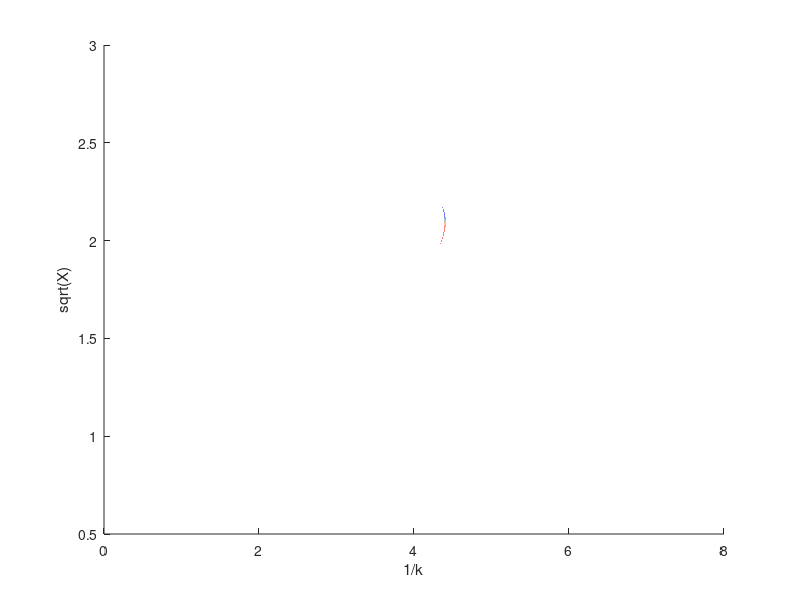

Here is the MATLAB script that generated this plot: (Note: this script raises an error after producing the figure.)
%% Fung Ch6 Rewrite
clc, clear;
i = sqrt(-1);

% page 219 parameters
% mu = 76;
% a_h = -0.15;
% x_alpha = 0.25;
% r_alpha = sqrt(0.388);
% b = 5 / 12; % ft
% freq_alpha = 64.1; % rad/s
% freq_h = 55.9; % rad/s
% g_alpha = 0;
% g_h = 0;

% doppler's fin
% a_h =  0.0;
% b = 2.25/12;
% x_alpha = 0.0;
% r_alpha = 0.57785;
% freq_alpha = 2866.77844;
% freq_h = 1853.69007;
% mu = 110.28942;
% g_alpha = 0.005;
% g_h = 0.005;

% Cippola N5800 Parameters - This is one of the examples shipped with
%FinSim
% a_h = 0.0;
% b = 3.5625 / 12; % ft
% x_alpha = 0.316;
% r_alpha = 0.57757;
% freq_alpha = 2593.373; % rad/s
% freq_h = 2458.08525; % rad/s
% mu = 77.11441;
% g_alpha = 0.00;
% g_h = 0.00;

% weisshaar page 424 example
a_h = -0.2;
b = 3;
x_alpha = 0.1;
r_alpha = 0.5;
freq_h = 10;
freq_alpha = 25;
mu = 20;
g_alpha = 0;
g_h = 0;

%%

invkstepsize = 0.00001;
invkrange = [invkstepsize,8];
n = uint32(((invkrange(2) - invkrange(1)) / invkstepsize) + 1);
invk_set = linspace(invkrange(1),invkrange(2),n);
k_set = 1 ./ invk_set;


k = k_set;
k_inv = invk_set;

Ch_k = besselh(1,2,k) ./ (besselh(1,2,k) + (i * besselh(0,2,k))); % Theodorsen Function; Less lines to compute than using the other bessel functions
F = real(Ch_k);
G = imag(Ch_k);

A_R = -(mu + 1) - (2 .* G ./ k);
A_I = 2 .* F ./ k;
B_R = -((mu .* x_alpha) - a_h) + (2 .* F ./ k.^2) - ((0.5 - a_h) .* 2 .* G ./ k);
B_I = (1 ./ k) .* (1 + (2 .* G ./ k) + ((0.5 - a_h) .* 2 .* F));
D_R = -((mu .* x_alpha) - a_h) + ((0.5 + a_h) .* 2 .* G ./ k);
D_I = -(0.5 + a_h) .* 2 .* F ./ k;
E_R = -((mu .* r_alpha.^2) + a_h.^2 + 0.125) + ((0.25 - a_h.^2) .* 2 .* G ./ k) - ((0.5 + a_h) .* 2 .* F ./ k.^2);
E_I = (1 ./ k) .* ((0.5 - a_h) - ((0.5 + a_h) * 2 .* G ./ k) - ((0.25 - a_h.^2) * 2 .* F));

delta_R_A = (1 - (g_h * g_alpha)) * mu^2 * r_alpha.^2 * freq_h.^2 / freq_alpha.^2;
delta_R_B = (mu * freq_h.^2 / freq_alpha.^2 .* (E_R - (g_h .* E_I))) + (mu * r_alpha.^2 .* (A_R - (g_alpha .* A_I)));
delta_R_C = (A_R .* E_R) - (B_R .* D_R) - (A_I .* E_I) + (B_I .* D_I);

delta_I_A = (g_h + g_alpha) * mu^2 * r_alpha^2 * freq_h.^2 / freq_alpha^2;
delta_I_B = (mu .* freq_h.^2 ./ freq_alpha.^2 .* ((g_h .* E_R) + E_I)) + (mu .* r_alpha.^2 .* (A_I + (g_alpha .* A_R)));
delta_I_C = (A_I .* E_R) - (B_R .* D_I) + (A_R .* E_I) - (B_I .* D_R);

X_R1 = (-delta_R_B + sqrt(delta_R_B.^2 - (4 .* delta_R_A .* delta_R_C))) ./ (2 .* delta_R_A);
X_R2 = (-delta_R_B - sqrt(delta_R_B.^2 - (4 .* delta_R_A .* delta_R_C))) ./ (2 .* delta_R_A);

if(~delta_I_A == 0)
    X_I1 = (-delta_I_B + sqrt(delta_I_B.^2 - (4 .* delta_I_A .* delta_I_C))) ./ (2 .* delta_I_A);
    X_I2 = (-delta_I_B - sqrt(delta_I_B.^2 - (4 .* delta_I_A .* delta_I_C))) ./ (2 .* delta_I_A);
else
    X_I1 = -delta_I_C ./ delta_I_B;
    X_I2 = -delta_I_C ./ delta_I_B;
end

rt_X_R1 = sqrt(X_R1);
rt_X_R2 = sqrt(X_R2);
rt_X_I1 = sqrt(X_I1);
rt_X_I2 = sqrt(X_I2);

solutionmatrix = [k; k_inv; X_R1; X_R2; X_I1; rt_X_R1; rt_X_R2; rt_X_I1;];
imagMatrix2 = [zeros(1,size(delta_I_B,2)); delta_I_B; delta_I_C];
realMatrix2 = [zeros(1,size(delta_I_B,2)) + delta_R_A; delta_R_B; delta_R_C];

XRatio1 = abs(1 - abs(solutionmatrix(6,:) ./ solutionmatrix(8,:)));
XRatio2 = abs(1 - abs(solutionmatrix(7,:) ./ solutionmatrix(8,:)));


fig = figure();
hold on;
invk = solutionmatrix(2,:);
rt_X = solutionmatrix(6:8,:);
plot(invk,rt_X)
xlabel("1/k");
ylabel("sqrt(X)");
%axis([-inf inf 0.6 1.3])


[~,idx1] = find(XRatio2 == min(XRatio2,[],"omitnan"));
flutterPoint = solutionmatrix(:,idx1);
Uf = freq_alpha * b * flutterPoint(2) / flutterPoint(7);
flutterFreq = freq_alpha / flutterPoint(7) / (2 * pi());
inv_kf = flutterPoint(2);
kf = flutterPoint(1);
flutter_rtX = flutterPoint(7);

fprintf("Uf = %g ft/s\nFcr = %g Hz\nkf = %g\nsqrt(Xf) = %g\n1/kf = %g\n",Uf,flutterFreq,kf,flutter_rtX,inv_kf)